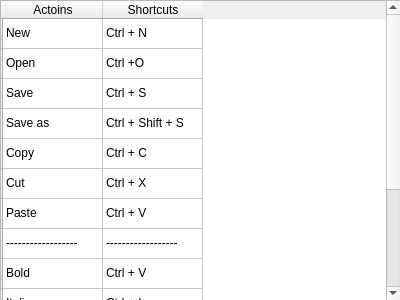
<?xml version="1.0" encoding="UTF-8"?>
<ui version="4.0">
 <class>Shortcuts</class>
 <widget class="QDialog" name="Shortcuts">
  <property name="geometry">
   <rect>
    <x>0</x>
    <y>0</y>
    <width>400</width>
    <height>300</height>
   </rect>
  </property>
  <property name="minimumSize">
   <size>
    <width>400</width>
    <height>300</height>
   </size>
  </property>
  <property name="windowTitle">
   <string>Dialog</string>
  </property>
  <widget class="QWidget" name="horizontalLayoutWidget">
   <property name="geometry">
    <rect>
     <x>0</x>
     <y>0</y>
     <width>401</width>
     <height>301</height>
    </rect>
   </property>
   <layout class="QHBoxLayout" name="horizontalLayout_3">
    <item>
     <widget class="QTableWidget" name="shortcutsTable">
      <row>
       <property name="text">
        <string/>
       </property>
      </row>
      <row>
       <property name="text">
        <string/>
       </property>
      </row>
      <row>
       <property name="text">
        <string/>
       </property>
      </row>
      <row>
       <property name="text">
        <string/>
       </property>
      </row>
      <row>
       <property name="text">
        <string/>
       </property>
      </row>
      <row>
       <property name="text">
        <string/>
       </property>
      </row>
      <row>
       <property name="text">
        <string/>
       </property>
      </row>
      <row>
       <property name="text">
        <string extracomment="Fotmatting"/>
       </property>
      </row>
      <row>
       <property name="text">
        <string/>
       </property>
      </row>
      <row>
       <property name="text">
        <string/>
       </property>
      </row>
      <row>
       <property name="text">
        <string/>
       </property>
      </row>
      <row>
       <property name="text">
        <string/>
       </property>
      </row>
      <row>
       <property name="text">
        <string/>
       </property>
      </row>
      <row>
       <property name="text">
        <string/>
       </property>
      </row>
      <column>
       <property name="text">
        <string>Actoins</string>
       </property>
      </column>
      <column>
       <property name="text">
        <string>Shortcuts</string>
       </property>
      </column>
      <item row="0" column="0">
       <property name="text">
        <string>New</string>
       </property>
      </item>
      <item row="0" column="1">
       <property name="text">
        <string>Ctrl + N</string>
       </property>
      </item>
      <item row="1" column="0">
       <property name="text">
        <string>Open</string>
       </property>
      </item>
      <item row="1" column="1">
       <property name="text">
        <string>Ctrl +O</string>
       </property>
      </item>
      <item row="2" column="0">
       <property name="text">
        <string>Save</string>
       </property>
      </item>
      <item row="2" column="1">
       <property name="text">
        <string>Ctrl + S</string>
       </property>
      </item>
      <item row="3" column="0">
       <property name="text">
        <string>Save as</string>
       </property>
      </item>
      <item row="3" column="1">
       <property name="text">
        <string>Ctrl + Shift + S</string>
       </property>
      </item>
      <item row="4" column="0">
       <property name="text">
        <string>Copy</string>
       </property>
      </item>
      <item row="4" column="1">
       <property name="text">
        <string>Ctrl + C</string>
       </property>
      </item>
      <item row="5" column="0">
       <property name="text">
        <string>Cut</string>
       </property>
      </item>
      <item row="5" column="1">
       <property name="text">
        <string>Ctrl + X</string>
       </property>
      </item>
      <item row="6" column="0">
       <property name="text">
        <string>Paste</string>
       </property>
      </item>
      <item row="6" column="1">
       <property name="text">
        <string>Ctrl + V</string>
       </property>
      </item>
      <item row="7" column="0">
       <property name="text">
        <string>------------------</string>
       </property>
      </item>
      <item row="7" column="1">
       <property name="text">
        <string>------------------</string>
       </property>
      </item>
      <item row="8" column="0">
       <property name="text">
        <string>Bold</string>
       </property>
      </item>
      <item row="8" column="1">
       <property name="text">
        <string>Ctrl + V</string>
       </property>
      </item>
      <item row="9" column="0">
       <property name="text">
        <string>Italics</string>
       </property>
      </item>
      <item row="9" column="1">
       <property name="text">
        <string>Ctrl + I</string>
       </property>
      </item>
      <item row="10" column="0">
       <property name="text">
        <string>Underline</string>
       </property>
      </item>
      <item row="10" column="1">
       <property name="text">
        <string>Ctrl + U</string>
       </property>
      </item>
      <item row="11" column="0">
       <property name="text">
        <string>Superscript</string>
       </property>
      </item>
      <item row="11" column="1">
       <property name="text">
        <string>Ctrl + 6</string>
       </property>
      </item>
      <item row="12" column="0">
       <property name="text">
        <string>Subscript</string>
       </property>
      </item>
      <item row="12" column="1">
       <property name="text">
        <string>Ctrl + Shift + 6</string>
       </property>
      </item>
      <item row="13" column="0">
       <property name="text">
        <string>Reset Formatting</string>
       </property>
      </item>
      <item row="13" column="1">
       <property name="text">
        <string>Ctrl +  Space</string>
       </property>
      </item>
     </widget>
    </item>
   </layout>
  </widget>
 </widget>
 <resources/>
 <connections/>
</ui>
